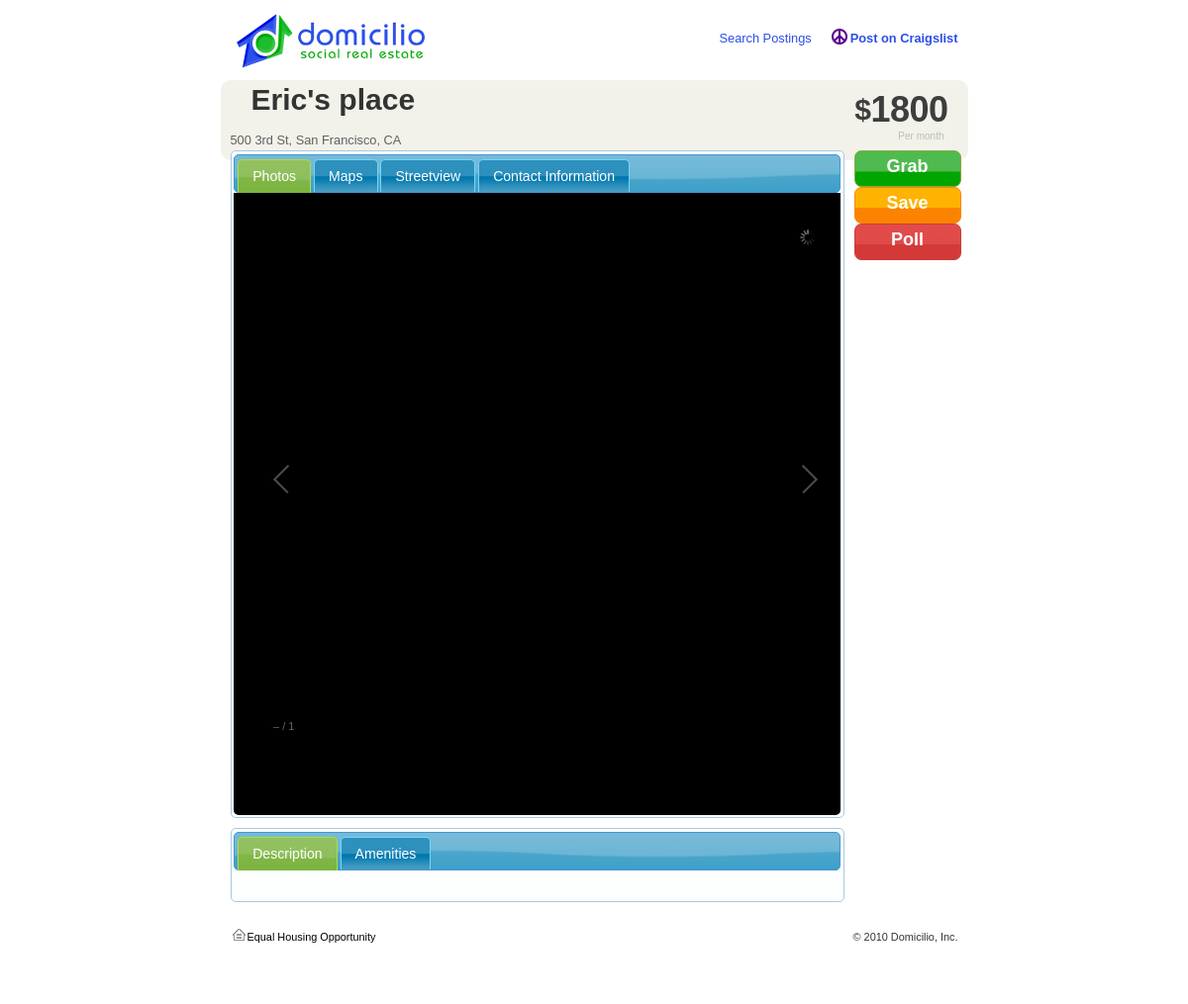
The app's page /view_posting.php?id=1, older data.
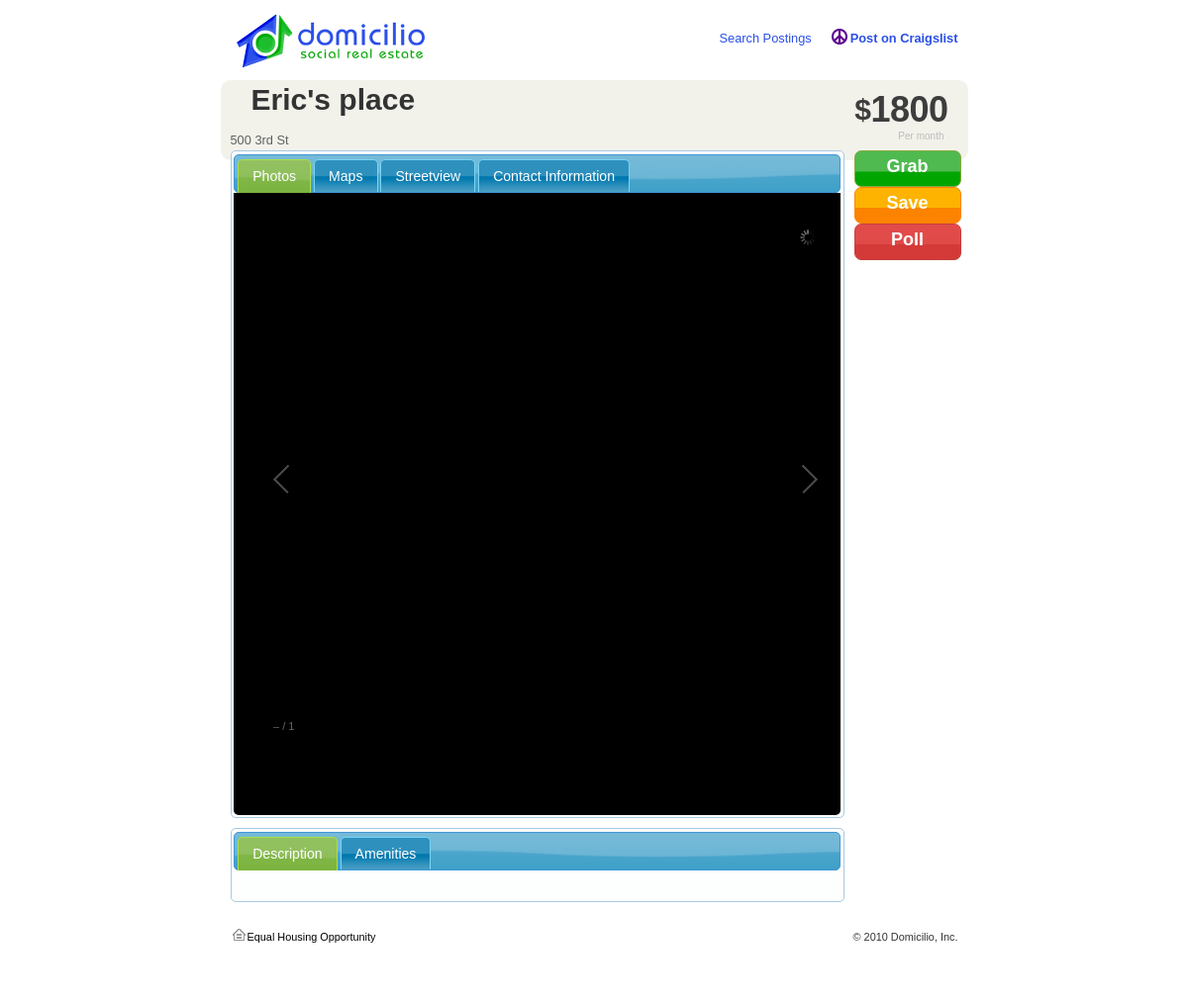
The same page, newer data.
### tables this page shows
CREATE TABLE postings (
id BIGINT not null AUTO_INCREMENT,
owner_id BIGINT not null,
title varchar(1000),
cost varchar(64),
bedrooms INT,
address varchar(1000),
city varchar(64),
state varchar(32),
info varchar(20000),
location point,
PRIMARY KEY (id)
);

### lib/core.php (called while the page is built, shortened)
<?php
function id($a) {
  return $a;
}
function idx($array, $key, $default = null) {
  return $array[$key];
}
function edx($array, $key, $default = null) {
  if (empty($array) || empty($array[$key])) {
    return $default;
  }
  return $array[$key];
}
?>

### lib/db.php (called while the page is built, shortened)
<?php
require_once('../lib/core.php');
function db_escape( $s )
{
  return mysql_real_escape_string( $s );
}
function db_fetch( $res )
{
  return mysql_fetch_row( $res );
}
function db_query( $query )
{
  $result = mysql_query($query);
  return $result;
}
?>

### lib/Posting.php (called while the page is built, shortened)
<?php
require_once("../lib/core.php");
require_once("../lib/db.php");
class Posting {
  protected
    $id,
    $title,
    $address,
    $state,
    $city,
    $info,
    $cost,
    $ownerId,
    $location = array('lat' => 0, 'lng' => 0),
    $photos = array();
  public static function fromDB($id) {
    $res = db_query("select id, title, cost, address, city, state,"
      . " info, owner_id, X(location), Y(location) from postings where id='"
      . db_escape($id) . "';");
    if ($arr = db_fetch($res)) {
      $id = $arr[0];
      $posting = id(new Posting())
                   ->setId($id)
                   ->setTitle(edx($arr, 1, 'New posting'))
                   ->setCost(edx($arr, 2, 0))
                   ->setAddress(edx($arr, 3, ''))
                   ->setCity(edx($arr, 4, ''))
                   ->setState(edx($arr, 5))
                   ->setInfo(edx($arr, 6, 'No info'))
                   ->setOwnerId(edx($arr, 7, 0))
                   ->setLocation(edx($arr, 8, 0), edx($arr, 9, 0));
      $res = db_query("select photo_id, photo_url,"
          . " photo_url_thumbnail from posting_photos where posting_id = '"
          . db_escape($id) . "';");
      while($arr = db_fetch($res)) {
        $posting->addPhoto($arr[0], $arr[2], $arr[1]);
      }
      return $posting;
    } else {
      return false;
    }
  }
  public function setLocation($new_lat, $new_lng) {
    return $this;
  }
  public function addPhoto($photo_id, $photo_preview, $photo_src) {
    return $this;
  }
  public function setId($new_id) {
    return $this;
  }
  public function setTitle($new_title) {
    $this->title = $new_title;
    return $this;
  }
  public function getTitle() {
    return $this->title;
  }
  public function setInfo($new_info) {
    return $this;
  }
  public function setAddress($new_address) {
    $this->address = $new_address;
    return $this;
  }
  public function getAddress() {
    return $this->address;
  }
  public function setCost($new_cost) {
    $this->cost = $new_cost;
    return $this;
  }
  public function getCost() {
    return $this->cost;
  }
  public function setCity($new_city) {
    return $this;
  }
  public function setState($new_state) {
    return $this;
  }
  public function setOwnerId($new_owner_id) {
    return $this;
  }
}
?>

### www/view_posting.php (the view, shortened to what this page needs)
<?php
require_once('../lib/Posting.php');
$id = (int)idx($_GET, 'id', 0);
$posting = Posting::fromDB($id);
if ($posting) {
?>
<div id="view">
<h1><?php echo htmlspecialchars($posting->getTitle()); ?></h1>
<div class="price">
      <div class="price_data">
          <sup class="currency_if_required"></sup><sup>$</sup>
      <div class="currency_with_sup"><?php echo htmlspecialchars($posting->getCost()); ?></div>
       </div>
   <div class="price_modifier">                    Per month
    </div>
               </div>
<br /> <br />
<?php echo htmlspecialchars($posting->getAddress()); ?>
<div id="left">
<div id="tabs">
<ul>
	<li><a href="#tabs-2">Photos</a></li>
	<li><a href="#tabs-3">Maps</a></li>
	<li><a href="#tabs-4">Streetview</a></li>
	<li><a href="#tabs-1">Contact Information</a></li>
</ul>
<div id="tabs-2" style="min-height: 400px; min-width:500px; text-align: center;background-color: black;">
	<div class="images" style="height:600px; width: 590px;">
	</div>
</div>
</div>
<div id="tabs2" style="margin-top:10px;margin-bottom:10px;">
<ul>
	<li><a href="#tabs-5">Description</a></li>
	<li><a href="#amenities">Amenities</a></li>
</ul>
<div id="tabs-5">
</div>
        </div>
</div><div id="right">
<div class="v3_button" style="width:50px;height:25px;">Grab</div>
<div class="v3_button v3_orange" style="width:50px;height:25px;">Save</div>
<div class="v3_button v3_red" style="width:50px;height:25px;">Poll</div>
</div>
</div>
<?php
} else {
  echo "I don't get it.";
}
  require_once('../lib/footer.php');
?>

### lib/footer.php (shortened to what this page needs)
<?php
  $buffer = ob_get_contents( );
?>
<!DOCTYPE html PUBLIC "-//W3C//DTD XHTML 1.0 Transitional//EN"
"http://www.w3.org/TR/xhtml1/DTD/xhtml1-transitional.dtd">
<html lang="en" xmlns="http://www.w3.org/1999/xhtml" xmlns:og="http://opengraphprotocol.org/schema/" xmlns:fb="http://www.facebook.com/2008/fbml" xml:lang="en">
<head>
	<link rel="stylesheet" type="text/css" media="screen" href="/css/main.css?2" />
	<link rel="stylesheet" type="text/css" media="screen" href="/css/jquery.css" />
	<link href="/css/facebox.css" media="screen" rel="stylesheet" type="text/css"/>
	<link rel="stylesheet" type="text/css" href="/css/autoSuggest.css" />
</head>
<body>
                <div id="container">
                  <div id="header">
                        <div id="navigation">
                          <ol>
				<li><a href="/postings.php">Search Postings</a></li>
                                <li><a href="/create_posting.php"><img style="border:none;" src="/images/craigslist.png"><span style="font-weight: bold;float:right;margin-left:3px;">Post on Craigslist</span></a></li>
                          </ol>
                        </div>
                        <a href="/"><img src="/images/logo.png" alt="Domicilio" border="0"
/></a>
                </div>
                  <div id="main">
<?php
  echo $buffer;
?>
 </div>
                  <div id="footer">
                          <div id="footersearch" style="float:right;">&copy; 2010 Domicilio, Inc.</div>
                          <a style="float: left; color: black;text-decoration:none;"  href="/equalhousing.php"><img style="border:none;" width="17" height="13" src="/images/house.png">Equal Housing Opportunity</a>
                </div>
        </body>
</html>

### www/css/main.css (style rules this page uses)
h1, h2, h3, h4, h5, h6 { font-weight: normal; margin: 0; }
a { color: #2B4FE9; }
h1 { color:#333333; float:left; font-size:30px; font-weight:bold; padding:0 0 0 21px; }
body { font-family: Arial, Helvetica, sans-serif; font-size: 100%; background: #fff url(../images/body-bkg.jpg) no-repeat center top; margin: 0 0 100px 0; color: #606060; }
#container { font-size: 0.8em; line-height: 1.6em; margin: 0 auto; width: 755px; height: auto; }
#header { padding: 10px 10px 10px; }
#navigation { float: right; margin-top: 19px; }
#navigation ol { list-style: none; margin: 0; padding: 0; }
#navigation li { float: left; }
#navigation a { display: block; padding: 0; margin-left: 20px; text-decoration: none; background-position: 0 -29px; }
#main { width: 755px; height: auto; }
#left { float: left; width: 620px; }
#right { float: right; width: 100px; margin-right: 5px; }
#footer { clear: both; background: url(../images/footer-bkg.gif) no-repeat left top; padding: 15px 10px 50px; text-align: right; font-size: 0.85em; color: #333333; }
#left li { text-decoration: none; list-style-type: none; //max-height: 50px; }
#tabs li { text-decoration: none; list-style-type: none; }
#v3_search, #search_header, #search_body, .search_result, .price, .room_title, #search_filters, #results { overflow:hidden; }
.v3_button { color:#FFFFFF !important; height:42px; width:auto; font-size:18px; cursor:pointer; padding:5px 28px; background:transparent url('../images/v3_button_bgs_001.png') repeat-x 0 0; border:1px solid #85AA40; font-weight:bold; text-align:center; -moz-border-radius:7px;-webkit-border-radius: 7px; -webkit-box-shadow:0 0 6px transparent; font-family:Arial, Helvetica, Tahoma; }
.v3_orange { background-position:0 -126px !important; border-color:#fc8300 !important; }
.v3_red { background-position:0 -168px !important; border-color:#c63e3c !important; }
.price { float:right; margin-top:-4px; width:128px; }
.price_data { color:#3D3D3D; float:right; font-size:36px; font-weight:bold; height:44px; letter-spacing:-0.5px; line-height:44px; padding:2px 10px 0 0; }
.currency_with_sup { float:right; }
.price_modifier { color:#BBBBBB; float:right; font-size:10px; margin-top:-5px; padding-right:14px; text-align:right; width:103px; }
#view { background-color:#F2F2EB; -webkit-border-radius:10px; -moz-border-radius: 10px;padding:10px; }

Row changes from the older to the newer data that the page shows:
changed postings "Eric's place": address "500 3rd St, San Francisco, CA" → "500 3rd St"
